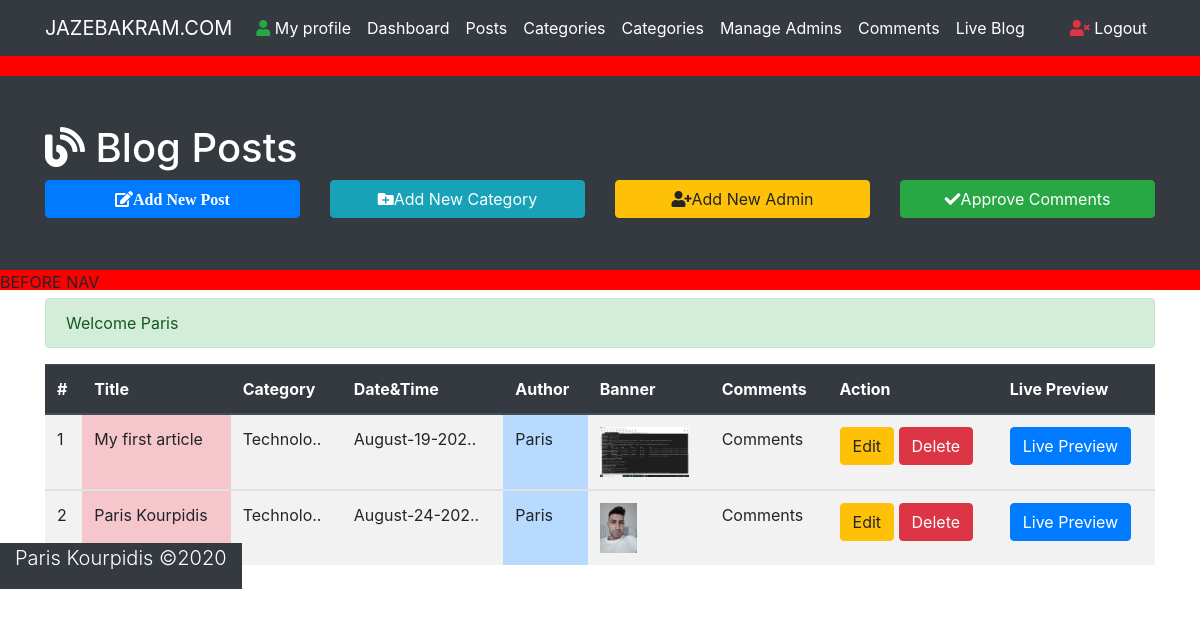
The app's page /Posts.php (signed in) with its own data.
### tables this page shows
CREATE TABLE `posts` (
  `id` int(10) NOT NULL,
  `datetime` varchar(50) NOT NULL,
  `title` varchar(300) NOT NULL,
  `category` varchar(50) NOT NULL,
  `author` varchar(50) NOT NULL,
  `image` varchar(50) NOT NULL,
  `post` varchar(1000) NOT NULL
);

### Posts.php (the view, shortened to what this page needs)
<?php require_once("Includes/Sessions.php"); ?>
<!DOCTYPE html>
<html lang="en">
  <head>
    <link
      rel="stylesheet"
      href="https://use.fontawesome.com/releases/v5.0.13/css/all.css"
    />
    <link
      rel="stylesheet"
      href="https://stackpath.bootstrapcdn.com/bootstrap/4.3.1/css/bootstrap.min.css"
    />
    <link rel="stylesheet" href="css/Styles.css" />
  </head>
  <body>
    <nav class="navbar navbar-expand-lg navbar-dark bg-dark text-white">
      <div class="container">
        <a href="#" class="navbar-brand text-white">JAZEBAKRAM.COM</a>
        <div class="collapse navbar-collapse" id="navbarcollapseCMS">
          <ul class="navbar-nav mr-auto">
            <li class="nav-item">
              <a href="#" class="nav-link text-white"
                ><i class="fas fa-user text-success"></i> My profile</a
              >
            </li>
            <li class="nav-item">
              <a href="#" class="nav-link text-white">Dashboard</a>
            </li>
            <li class="nav-item">
              <a href="Posts.php" class="nav-link text-white">Posts</a>
            </li>
            <li class="nav-item">
              <a href="Categories.php" class="nav-link text-white"
                >Categories</a
              >
            </li>
            <li class="nav-item">
              <a href="#" class="nav-link text-white">Categories</a>
            </li>
            <li class="nav-item">
              <a href="Admins.php" class="nav-link text-white">Manage Admins</a>
            </li>
            <li class="nav-item">
              <a href="Comments.php" class="nav-link text-white">Comments</a>
            </li>
            <li class="nav-item">
              <a href="Blog.php?page=1" class="nav-link text-white"
                >Live Blog</a
              >
            </li>
          </ul>
          <ul class="navbar-nav ml-auto">
            <li class="nav-item">
              <a href="Logout.php" class="nav-link text-white">
                <i class="fas fa-user-times text-danger"></i> Logout</a
              >
            </li>
          </ul>
        </div>
      </div>
    </nav>
    <div style="height:20px; width:100%; background: red;"> </div>
    <header class="bg-dark text-white py-5">
      <div class="container">
        <div class="row">
          <div class="col-md-12">
            <h1><i class="fas fa-blog"></i> Blog Posts</h1>
          </div>
          <div class="col-lg-3">
              <a href="AddNewPost.php" class="btn btn-primary btn-block mb-1">
                  <i class="fas fa-edit">Add New Post</i>
              </a>
          </div>
          <div class="col-lg-3">
              <a href="Categories.php" class="btn btn-info btn-block mb-1">
                  <i class="fas fa-folder-plus"></i>Add New Category
              </a>
          </div>
          <div class="col-lg-3">
              <a href="Admins.php" class="btn btn-warning btn-block mb-1">
                  <i class="fas fa-user-plus"></i>Add New Admin
              </a>
          </div>
          <div class="col-lg-3">
              <a href="Comments.php" class="btn btn-success btn-block mb-1">
                  <i class="fas fa-check"></i>Approve Comments
              </a>
          </div>
        </div>
      </div>
    </header>
    <div style="height:20px; width:100%; background: red;">BEFORE NAV</div>
    <div class="container py-2 mb-4">
        <div class="row">
            <div class="col-lg-12">
            <?php
            echo SuccessMessage();
            ?>
                <table class="table table-striped table-hover">
                    <thead class="thead-dark">
                    <tr>
                        <th>#</th>
                        <th>Title</th>
                        <th>Category</th>
                        <th>Date&Time</th>
                        <th>Author</th>
                        <th>Banner</th>
                        <th>Comments</th>
                        <th>Action</th>
                        <th>Live Preview</th>
                    </tr>
                    </thead>
                    <?php
                    global $ConnectionDB;
                    $sql = "SELECT * FROM posts";
                    $stmt = $ConnectionDB->query($sql);
                    $Sr = 0;
                    while($DataRows = $stmt->fetch()){
                        $Id = $DataRows["id"];
                        $DateTime = $DataRows["datetime"];
                        $PostTitle= $DataRows["title"];
                        $Category =$DataRows["category"];
                        $Admin=$DataRows["author"];
                        $Image=$DataRows["image"];
                        $Sr++;
                    ?>
                    <tbody>
                    <tr>
                        <td><?php echo $Sr ?></td>
                        <td class="table-danger">
                          <?php echo $PostTitle ?></td>
                        <td>
                        <?php if(strlen($Category) >8) {$Category= substr($Category,0,8).'..'; } ?>
                            <?php echo $Category ?>
                        </td>
                        <td>
                            <?php if(strlen($DateTime) >11) {$DateTime= substr($DateTime,0,13).'..'; } ?>
                            <?php echo $DateTime ?>
                        </td>
                        <td class="table-primary">
                            <?php echo $Admin ?>
                        </td>
                        <td><img src="Upload/<?php echo $Image; ?>" widht="170px"; height="50px "; /></td>
                        <td>Comments</td>
                        <td>
                            <a href="EditPost.php?id=<?php echo $Id; ?>"><span class="btn btn-warning">Edit</span></a>
                            <a href="DeletePost.php?id=<?php echo $Id; ?>"><span class="btn btn-danger">Delete</span></a>
                        </td>
                        <td><a href="FullPost.php?id=<?php echo $Id?>" target="_blank"><span class="btn btn-primary">Live Preview</span></a></td>
                <?php } ?>
                    </tr>
                    </tbody>
                </table>
            </div>
        </div>
    </div>
    <footer class="bg-dark text-white">
      <div class="container">
        <div class="row">
          <div class="col">
            <p class="lead text-center">
              Paris Kourpidis &copy;<span id="year"></span>
            </p>
          </div>
        </div>
      </div>
    </footer>
  </body>
</html>

### css/Styles.css (style rules this page uses)
body { position: relative; }
footer { position: absolute; bottom: 0; }

### records on screen
posts: title "My first article", category "Technolo..", datetime "August-19-202..", author "Paris", image (picture)
posts: title "Paris Kourpidis", category "Technolo..", datetime "August-24-202..", author "Paris", image (picture)

### other values on screen
SuccessMessage() "Welcome Paris"
